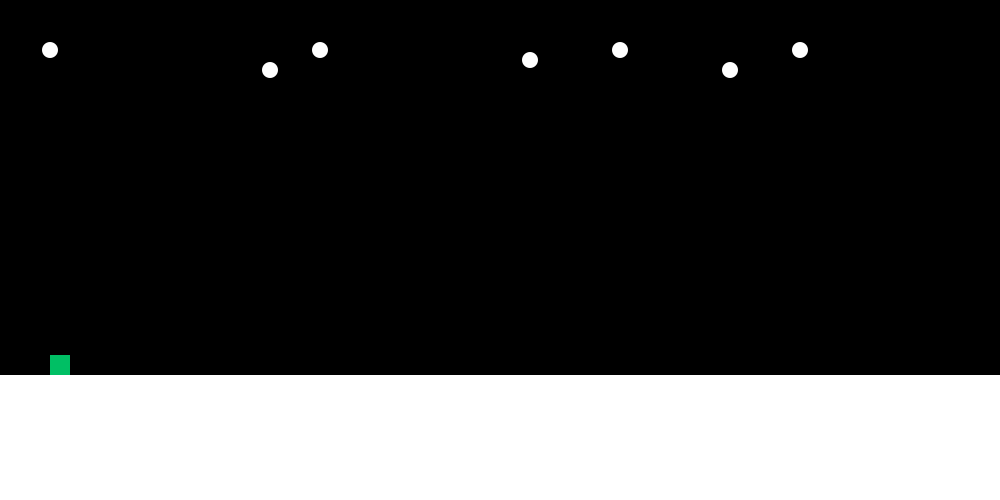
Frame 1 (no input)
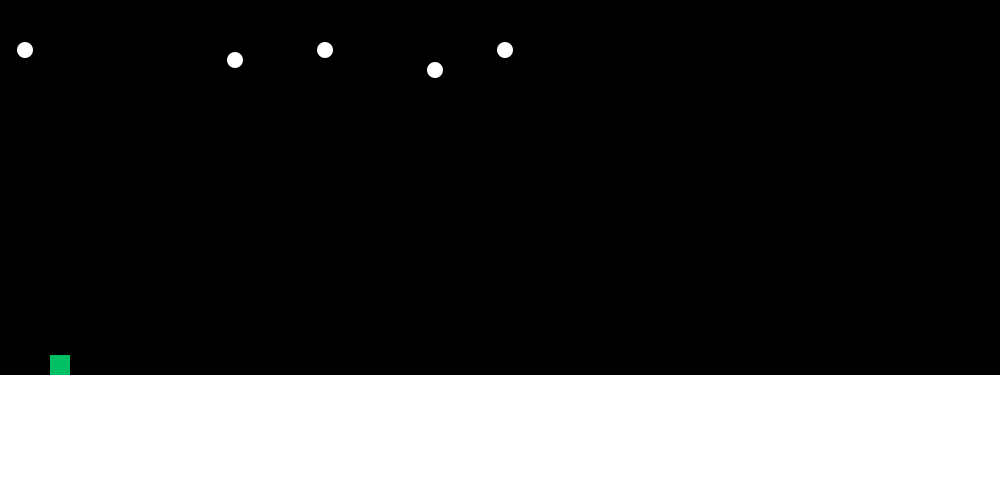
Frame 60 (the mouse pressed at the canvas centre just before this capture)
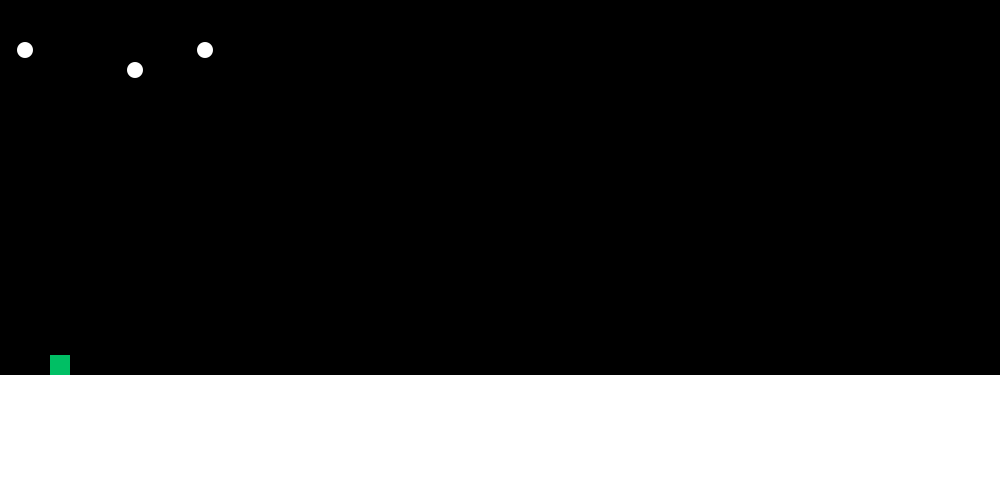
Frame 120 (the mouse held since frame 60 and released just before this capture)

The Processing sketch that drew these frames (run headless with seeded random() and noise(); from frame 60 on, the mouse is pressed at the canvas centre):

// Processing sketch: test12_16_2
// ── test12_16_2.pde
int pushtimes;
int sizex, sizey;
float floorHeight;
float x, y, vx, vy, ax, g;
float bgx, bgw, bvx, bvy;
//class 

void setup()
{
  size(1000,500);
  background(0);
  noStroke();
  
  bgx = 0;
  bgw = width * 2;
  bvx = 0;
  bvy = 0;
  
  //床の高さを設定
  floorHeight = 0.75*height;
  pushtimes = 0;
  x = width*0.05;
  y = floorHeight;
  vx = 0;
  vy = 0;
  ax = 0;
  g = 0.7;
  sizex = 1400;
  sizey = 500;
  

}


void draw()
{
   background(0);
   
   //背景描写
   drawBackground(bgx);
   if (bgw > bgx+width) {
     bgx+=5;
     println("bgx:",bgx);
   }
   else{
     vx+=5;
     //println("jo");
   }
   //キャラクタージャンプ
   vy += g;
   y += vy;
   if (y >= floorHeight) {
      y = floorHeight;
      pushtimes = 0;
   }  
   if (y < floorHeight && pushtimes == 0) {
     pushtimes = 1;
   }
   //キャラクター描写
     drawcharacter(); 
}


void keyPressed()
{
  switch(key) {
    case 'w':
      if (y == floorHeight) {
        vy = -10;
      }
      else if (pushtimes == 1){
        vy -= 10;
        pushtimes = 2;
      }
      break;

  }
}


void keyReleased()
{
  
}

void drawBackground(float backgroundX)
{
  fill(255);
  ellipse(50-backgroundX,50,16,16);
  ellipse(270-backgroundX,70,16,16);
  ellipse(320-backgroundX,50,16,16);
  ellipse(530-backgroundX,60,16,16);
  ellipse(620-backgroundX,50,16,16);
  ellipse(730-backgroundX,70,16,16);
  ellipse(800-backgroundX,50,16,16);
 
  //stroke(255, 0, 0);
  
  //GOAL描写
  rect(bgw*0.92-backgroundX,height*0.4,2,floorHeight);
  fill(255, 0, 0);
  rect(bgw*0.92-backgroundX, height*0.4, height*0.04, height*0.04);
  
  //床描写
  fill(255);
  rect(0, floorHeight, width+600, floorHeight);
}

void drawcharacter()
{
  fill(0, 191, 100);
  rect(x+vx, y-20, 20, 20);
  //println()
}
